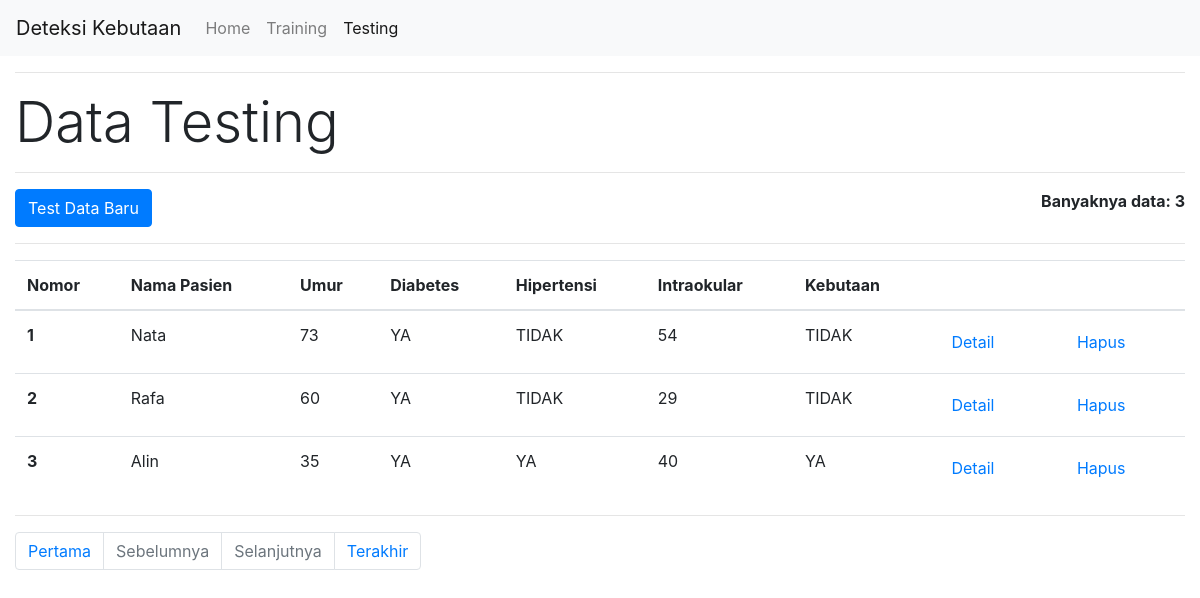
The page /testing.php on the database its author committed.
### tables this page shows
CREATE TABLE `testing` (
  `NOMOR` int(11) NOT NULL,
  `NAMA_PASIEN` varchar(50) DEFAULT NULL,
  `UMUR` int(11) DEFAULT NULL,
  `DIABETES` varchar(5) DEFAULT NULL,
  `HIPERTENSI` varchar(5) DEFAULT NULL,
  `INTRAOKULAR` int(11) DEFAULT NULL,
  `KEBUTAAN` varchar(5) NOT NULL,
  `PRI_BUTA` double NOT NULL,
  `PRI_TIDAK_BUTA` double NOT NULL,
  `L_U_B` double NOT NULL,
  `L_U_TB` double NOT NULL,
  `L_I_B` double NOT NULL,
  `L_I_TB` double NOT NULL,
  `L_D_B` double NOT NULL,
  `L_D_TB` double NOT NULL,
  `L_H_B` double NOT NULL,
  `L_H_TB` double NOT NULL,
  `POS_BUTA` double NOT NULL,
  `POS_TIDAK_BUTA` double NOT NULL
);

### testing.php (the view, shortened to what this page needs)
<!DOCTYPE html>
<html>
	<head>
		<link rel="stylesheet" href="https://stackpath.bootstrapcdn.com/bootstrap/4.1.3/css/bootstrap.min.css">
	</head>
	<body>
		<nav class="navbar navbar-expand-lg navbar-light bg-light">
		  <a class="navbar-brand" href="index.php">Deteksi Kebutaan</a>
		  <div class="collapse navbar-collapse" id="navbarNavAltMarkup">
		    <div class="navbar-nav">
		      <a class="nav-item nav-link" href="index.php">Home</a>
		      <a class="nav-item nav-link" href="training">Training</a>
		      <a class="nav-item nav-link active" href="testing">Testing <span class="sr-only">(current)</span></a>
		    </div>
		  </div>
		</nav>
<?php
	require_once("koneksi.php");
	if(isset($_GET['halaman'])){
		$halaman = $_GET['halaman'];
	} else {
		$halaman = 1;
	}
	$banyak_data_per_halaman = 10;
	$offset = ($halaman-1) * $banyak_data_per_halaman;
	$query = mysqli_query($conn, "SELECT COUNT(*) FROM testing");
	$banyak_baris = mysqli_fetch_array($query)[0];
	$total_halaman = ceil($banyak_baris / $banyak_data_per_halaman);
?>
		<div class="container-fluid">
			<hr>
			<h1 class="display-4">Data Testing</h1>
			<hr>
			<div class="row">
				<div class="col-12 col-md-8">
					<a href="testing_baru.php" class="btn btn-primary">Test Data Baru</a>
				</div>
				<div class="col-6 col-md-4">
					<div class="float-right">
					<strong>Banyaknya data: <?php echo $banyak_baris; ?></strong>
					</div>
				</div>
			</div>
			<hr>
			<table class="table">
			  <thead>
			    <tr>
			      <th scope="col">Nomor</th>
			      <th scope="col">Nama Pasien</th>
			      <th scope="col">Umur</th>
			      <th scope="col">Diabetes</th>
			      <th scope="col">Hipertensi</th>
			      <th scope="col">Intraokular</th>
			      <th scope="col">Kebutaan</th>
			      <th scope="col" colspan="2"></th>
			    </tr>
			  </thead>
			  <tbody>
<?php
	$i = $halaman * 10 - 9;
	$query = mysqli_query($conn, "SELECT * FROM testing LIMIT $offset, $banyak_data_per_halaman");
	while($testing = mysqli_fetch_assoc($query)){
?>
				<tr>
					<th scope="row"><?php echo $i; ?></th>
					<td><?php echo $testing['NAMA_PASIEN']; ?></td>
					<td><?php echo $testing['UMUR']; ?></td>
					<td><?php echo $testing['DIABETES']; ?></td>
					<td><?php echo $testing['HIPERTENSI']; ?></td>
					<td><?php echo $testing['INTRAOKULAR']; ?></td>
					<td><?php echo $testing['KEBUTAAN']; ?></td>
					<td><a href="detail_testing.php?detail=<?php echo $testing['NOMOR']; ?>" class="btn btn-default">Detail</a></td>
					<td><a href="hapus_testing.php?hapus=<?php echo $testing['NOMOR']; ?>" class="btn btn-default" onclick="return confirm('Anda yakin akan menghapus data <?php echo $testing['NAMA_PASIEN'];?> ?')">Hapus</a></td>
				</tr>
<?php
		$i++;
	}
?>
			  </tbody>
			</table>
			<hr>
			<nav aria-label="...">
			<ul class="pagination">
				<li class="page-item"><a class="page-link"href="?halaman=1">Pertama</a></li>
				<li class="page-item <?php if($halaman <= 1){ echo 'disabled'; } ?>">
		            <a class="page-link" href="<?php if($halaman <= 1){ echo '#'; } else { echo "?halaman=".($halaman - 1); } ?>">Sebelumnya</a>
		        </li>
		        <li class="page-item <?php if($halaman >= $total_halaman){ echo 'disabled'; } ?>">
		            <a class="page-link" href="<?php if($halaman >= $total_halaman){ echo '#'; } else { echo "?halaman=".($halaman + 1); } ?>">Selanjutnya</a>
		        </li>
		        <li class="page-item"><a class="page-link" href="?halaman=<?php echo $total_halaman; ?>">Terakhir</a></li>
			</ul>
		</div>
	</body>
</html>

### rows shown on the page
testing: NAMA_PASIEN "Nata", UMUR "73", DIABETES "YA", HIPERTENSI "TIDAK", INTRAOKULAR "54", KEBUTAAN "TIDAK"
testing: NAMA_PASIEN "Rafa", UMUR "60", DIABETES "YA", HIPERTENSI "TIDAK", INTRAOKULAR "29", KEBUTAAN "TIDAK"
testing: NAMA_PASIEN "Alin", UMUR "35", DIABETES "YA", HIPERTENSI "YA", INTRAOKULAR "40", KEBUTAAN "YA"

### other values the page prints
$banyak_baris "3"
